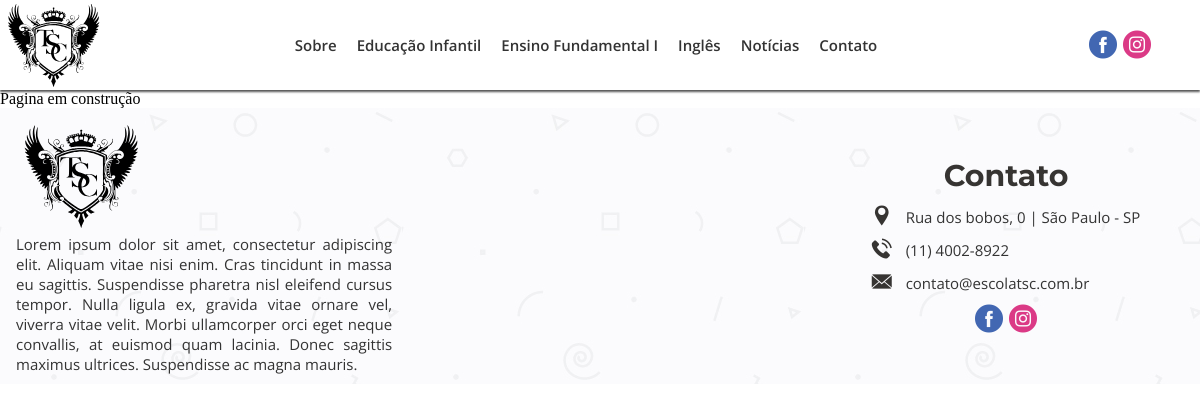
Before: /noticias with the older database file.
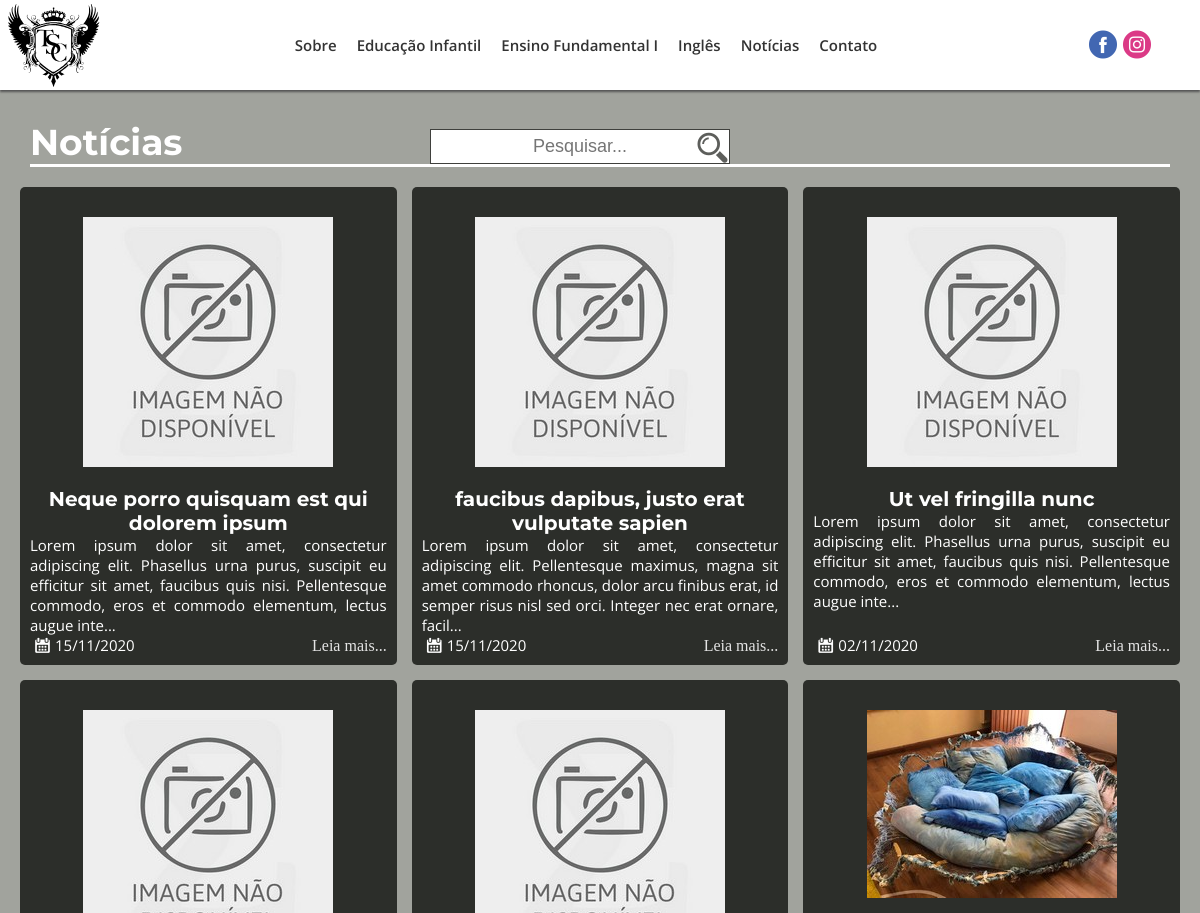
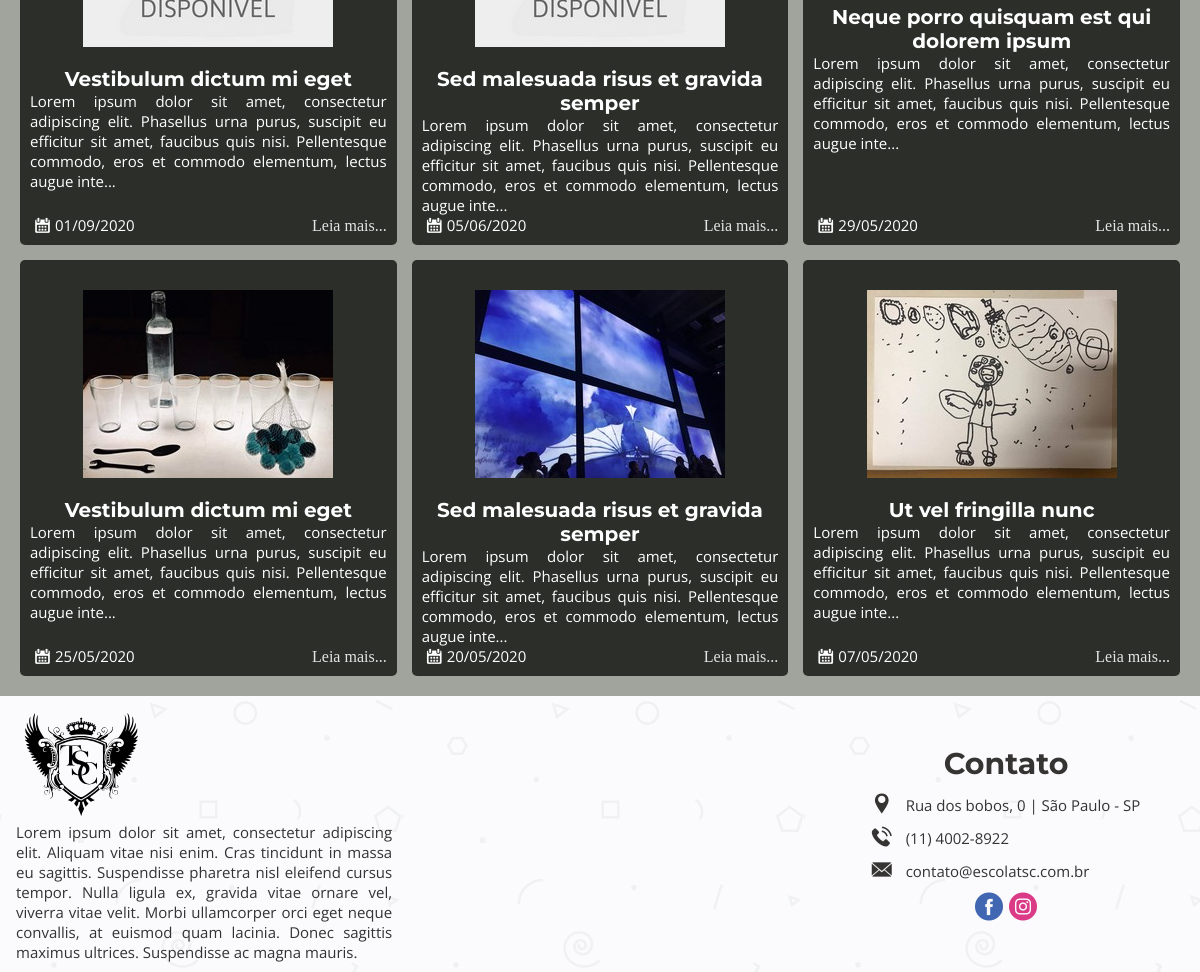
After: the same page with the newer database file (2 pictures, top to bottom).
### tables this page shows
CREATE TABLE `postagens` (
  `id_postagens` int(11) NOT NULL,
  `titulo_postagens` varchar(100) NOT NULL,
  `desc_postagens` text DEFAULT NULL,
  `conteudo_postagens` text NOT NULL,
  `tags_postagens` varchar(150) DEFAULT NULL,
  `data_criacao_postagens` date NOT NULL,
  `data_modificacao_postagens` date DEFAULT NULL,
  `total_visualizacao_postagens` int(11) DEFAULT 0,
  `ch_autor_postagens` int(11) NOT NULL,
  `status_postagens` int(11) NOT NULL,
  `url_postagens` varchar(200) NOT NULL,
  `categ_postagens` int(11) DEFAULT NULL,
  `capa_post` int(11) DEFAULT NULL
);

CREATE TABLE `midias` (
  `id_midias` int(11) NOT NULL,
  `caminho_midia` varchar(200) NOT NULL,
  `caminho_thumb_midia` varchar(200) DEFAULT NULL,
  `desc_midia` text DEFAULT NULL,
  `tags_midia` varchar(100) DEFAULT NULL,
  `ch_autor_midia` int(11) NOT NULL,
  `status_midias` int(11) NOT NULL,
  `data_criacao` date NOT NULL
);

### index.php (called while the page is built, shortened)
<?php
    require_once("_funcPHP/config.php");
    $url = strip_tags(trim(filter_input(INPUT_GET, "page", FILTER_DEFAULT))) == "" ? "home" : strip_tags(trim(filter_input(INPUT_GET, "page", FILTER_DEFAULT)));
    $contPag = new conteudoPost();
    $dadosPagina = $contPag->conteudoPag($url);
    $html = new esqueleto($dadosPagina);
    $html->html5();
?>

### _funcPHP/config.php (called while the page is built, shortened)
<?php
function autoLoadClasses($class) {
    $baseDiretorios = ['MySql', "_HTML"];
    $analise = null;
    foreach ($baseDiretorios as $nomeDiretorio):
        if (!$analise && file_exists(__DIR__ . "/$nomeDiretorio/$class.php")):
            $analise = true;
        endif;
    endforeach;
}

### _funcPHP/MySql/conexaoBD.php (called while the page is built)
<?php
class conexaoBD {
    public static $instance;
    private static $sql = "mysql:host=" . HOST . ";dbname=" . BANK;
    private static $user = USER;
    private static $pass = PASS;
    public static function getInstance() {
        if (!isset(self::$instance)) {
            self::$instance = new PDO(self::$sql, self::$user, self::$pass, array(PDO::MYSQL_ATTR_INIT_COMMAND => "SET NAMES utf8"));
            self::$instance->setAttribute(PDO::ATTR_ERRMODE, PDO::ERRMODE_EXCEPTION);
            self::$instance->setAttribute(PDO::ATTR_ORACLE_NULLS, PDO::NULL_EMPTY_STRING);
        }
        return self::$instance;
    }
}

### _funcPHP/MySql/conteudoPost.php (called while the page is built, shortened)
<?php
class conteudoPost extends conexaoBD {
    private $conect;
    function __construct() {
        $this->conect = conexaoBD::getInstance();
    }
    public function ConteudoPag($url){
        try {
            $sql = "SELECT * FROM postagens WHERE url_postagens = :url_postagens";
            $letsGo = $this->conect->prepare($sql);
            $letsGo->bindValue(":url_postagens",$url);
            $letsGo->execute();
            return  $letsGo->fetch(PDO::FETCH_ASSOC);
        } catch (Exception $e) {
            echo $e->getMessage();
        }
    }
    public function getAll($categoria){
        try{
            $sql="select m.caminho_midia, c.nome_categoria, p.titulo_postagens, p.desc_postagens, p.data_criacao_postagens, p.url_postagens, p.capa_post from postagens p left join postagens_midias pm on p.id_postagens = pm.fk_postagens left join midias m on m.id_midias = pm.fk_midias join categoria c on c.id_categoria = p.categ_postagens where c.nome_categoria = :categoria order by p.data_modificacao_postagens, p.data_criacao_postagens desc;";
            $letsGo = $this->conect->prepare($sql);
            $letsGo->bindValue(":categoria",$categoria);
            $letsGo->execute();
            return $letsGo->fetchAll(PDO::FETCH_ASSOC);
        }catch(Exception $e){
            echo $e->getMessage();
        }
    }
}

### _funcPHP/_HTML/categorias.php (the view)
<?php
class categorias{
    public function pgCat($id){
        $postagens = new conteudoPost();
        $url = trim( parse_url( $_SERVER['REQUEST_URI'] , PHP_URL_QUERY ));
        $url = str_replace("s=", "", $url);
        if(isset($url) && $url <> ""):
            $postagens = $postagens->search($url,$id);
        else:
            $postagens = $postagens->getAll($id);
        endif;
        $ctm = new conteudoMidias();
        if($id == "noticias"){
            $titulo = "Notícias";
        }else{
            $titulo = "Projetos";
        }
        $listBox = "";
        for($x=0; $x < count($postagens); $x++){
            $imagens = explode(".", $postagens[$x]["caminho_midia"]);
            if($postagens[$x]["caminho_midia"] <> ""){
                if(end($imagens) != "jpg"){
                    $postagens[$x]["caminho_midia"] = $imagens[0].".jpg";
                }
            }else{
                $postagens[$x]["caminho_midia"] = "sem_img.jpg";
            }
            if($postagens[$x]["capa_post"] != ""){
                $img = $ctm->getMidiaCapa($postagens[$x]["capa_post"]);
                $img = $img["caminho_midia"];
            }else{
                $img = $postagens[$x]["caminho_midia"];
            }
            $listBox .=
            "<div class='box-categ' id='".$id.$x."'>".
                "<a href='".strtolower(@$postagens[$x]["nome_categoria"])."/".@$postagens[$x]["url_postagens"]."' alt='".@$postagens[$x]["desc_postagens"]."'>".
                    "<div class='img-categ'>".
                        "<img src='_midiasM/_imagensM/_w250/".$img."' alt='".@$postagens[$x]["desc_postagens"]."'>".
                    "</div>".
                    "<div class='desc-categ'>".
                        "<h4>".@$postagens[$x]["titulo_postagens"]."</h4>".
                        "<p>".mb_strimwidth($postagens[$x]["desc_postagens"],0,200, "...")."</p>".
                    "</div>".
                    "<p class='data-post'><i class='flaticon-calendar'></i>".date("d/m/Y",strtotime(@$postagens[$x]["data_criacao_postagens"]))."</p>".
                    "<a class = 'leia-mais' href='".strtolower(@$postagens[$x]["nome_categoria"])."/".@$postagens[$x]["url_postagens"]."' alt='".@$postagens[$x]["desc_postagens"]."'>Leia mais...</a>".
                "</a>".
            "</div>";
        }
        $cat =
        "<section id='categorias' class='sec-4'>".
            "<div class='titulo'>".
                "<h3 class='tituloPagina'>".ucfirst($titulo)."</h3>".
                "<form action='' method='get'>".
                    "<input type='text' id='search' name='s' placeholder='Pesquisar...'>".
                    "<button><i class='flaticon-magnifier'></i></button>".
                "</form>".
            "</div>".
            "<div class='list-box'>".
                $listBox.
            "</div>".
        "</section>";
        return $cat;
    }
}

### _funcPHP/_HTML/esqueleto.php (shortened to what the changed rows need)
<?php
class esqueleto{
    private $conteudoPag;
    function __construct($dataPost){
        $this->conteudoPag = $dataPost;
    }
    public function html5(){
        $listaArquivos = new listarArquivos();
        $base =
        "<!DOCTYPE html5>".
        "<html lang = 'pt-br'>".
        "<head>".
            "<title>Escola TSC | ".ucfirst(@$this->conteudoPag["titulo_postagens"])."</title>".
            "<meta charset = 'UTF-8'/>".
            "<meta name='description' content='".@$this->conteudoPag["desc_postagens"]."'>".
            "<meta name='keywords' content='".@$this->conteudoPag["tags_postagens"]."'>".
            "<meta name='author' content='Antonio Walber - antoniowalber3000@hotmail.com.br'>".
            "<meta name='viewport' content='width=device-width, initial-scale=1.0'>".
            "<meta http-equiv='X-UA-Compatible' content='ie=edge'>".
            "<link rel='stylesheet' href='https://ajax.googleapis.com/ajax/libs/jqueryui/1.12.1/themes/smoothness/jquery-ui.css'>".
            "<link rel='shortcut icon' href='_midiasT/_imagensT/icon.ico' type='image/x-icon' />".
            $listaArquivos->listarCss().
        "</head>".
        "<body>".
        "<div id='container' class='pabx1'>".
            $this->cabecalho().
            "<div id = 'corpo-pagina'>".
                $this->paginacao().
            "</div>".
            $this->rodape().
        "</div>".
        "</body>".
        "</html>"
        ;
        echo $base;
    }
    private function cabecalho(){
        $contMenu = new conteudoMenu();
        $cabecalho =
        "<header id='cabecalho' class='pabx2'>".
            "<div id='logo' class='pabx3'>".
                "<a href='".URLBASE."' alt='pagina inicial do site'><img src='_midiasT/_imagensT/logo.svg' alt='logotipo escola primeira'/></a>".
            "</div>".
            "<div id='menu' class='pabx4'>".
                "<nav id='navegacao' class='pabx5'>".
                    "<input id='tab-nav' type='checkbox' class='tab-nav'/>".
                    "<label for='tab-nav' class='tab-nav-label'><i class='flaticon-menu-button-of-three-horizontal-lines'></i></label>".
                    "<menu id='corpo-menu' class='pabx6'>"
                        .$contMenu->ListaMenu().
                    "</menu>".
                "</nav>".
            "</div>".
            "<div id='redes-sociais' class='pabx8'>".
                "<a href='https://pt-br.facebook.com/' onmousemove=\"document.getElementById('balaof').style.display='block'\" onmouseout=\"document.getElementById('balaof').style.display='none'\" target='_blank' rel='noopener noreferrer' class='linkSocial'><i class='flaticon-facebook-logo-button socialMedia' id='facebook'></i></a>".
                "<a href='https://www.instagram.com/' onmousemove=\"document.getElementById('balaoi').style.display='block'\" onmouseout=\"document.getElementById('balaoi').style.display='none'\" target='_blank' rel='noopener noreferrer' class='linkSocial'><i class='flaticon-instagram socialMedia' id='instagram'></i></a>".
                "<div id='balaof' class='balao'><p>fb/escolatsc</p></div>".
                "<div id='balaoi' class='balao'><p>@escolatsc</p></div>".
            "</div>".
        "</header>";
        return $cabecalho;
    }
    private function paginacao(){
        $url = strip_tags(trim(filter_input(INPUT_GET, "page", FILTER_DEFAULT)));
        $url = $url == "" ? "home" : $url;
        if($this->conteudoPag == null){
            return "Pagina em construção";
        }else{
            if($this->conteudoPag["url_postagens"] == $url){
                if($url == "home"){
                    $pg = "";
                    $home = new home();
                    $pg .= $home->videoApresentacao();
                    $pg .= $home->mosaico("mosaico-ph");
                    $pg .= $home->descricaoVideo("sobre","descPrimeira","Escola","TSC");
                    $pg .= $home->noticiasRecentes("noticias");
                    $pg .= $home->descricaoVideo("ingles","descIngles","Programa","Bilíngue");
                    $pg .= $home->noticiasRecentes("projetos");
                    return $pg;
                }if($url == "educacao-infantil" || $url == "ensino-fundamental"){
                    $ms = new mosaico();
                    if($url == "educacao-infantil"){
                        $mosaico = $ms->mosaic("infantil");
                    }else{
                        $mosaico = $ms->mosaic("fundamental");
                    }
                    return $mosaico;
                }elseif($url == "noticias" || $url == "projetos"){
                    $pgcat = new categorias();
                    if($url == "noticias"){
                        $cat = $pgcat->pgCat("noticias");
                        return $cat;
                    }else{
                        $cat = $pgcat->pgCat("projetos");
                    }
                    return $cat;
                }elseif($url== "contato"){
                    return "Pagina em construção";
                }else{
                    ;
                }
            }
        }
    }
    private function rodape(){
        $contFooter = new conteudoFooter();
        $rodape =
        "<footer id='rodape' class='pabx9'>".
            "<div class='pabx10'>".
                "<div id='logo' class='pabx11'>".
                    "<a href='".URLBASE."' alt='Pagina inicial do site'><img src='_midiasT/_imagensT/logo.svg' alt='logotipo escola primeira'/></a>".
                "</div>".
                "<div class='pabx12' id='desc-footer'>".
                   "<a href='a-escola-primeira' alt='".$contFooter->descFooter()."'>" .$contFooter->descFooter(). "</a>".
                "</div>".
            "</div>".
            "<div class='pabx10' id='mapa-escola'>".
                "".
            "</div>".
            "<div class='pabx10' id='contact'>".
                "<div class='pabx15' id='title-contact'>".
                    "<h1>Contato</h1>".
                "</div>".
                "<div class='pabx15' id='infos-contact'>".
                    "<p><i class='flaticon-placeholder-black-shape-for-localization-on-maps'></i><a target='_blank' rel='noopener noreferrer' href='https://goo.gl/maps/AhcGYK8L1g5hPTFk7'> Rua dos bobos, 0 | São Paulo - SP</a></p>".
                    "<p><i class='flaticon-telephone'></i><a href='tel:1138424500'> (11) 4002-8922</a></p>".
                    "<p><i class='flaticon-close-envelope'></i><a href='mailto:contato@escolatsc.com.br'> contato@escolatsc.com.br</a></p>".
                "</div>".
                "<div class='pabx15' id='redes-sociais'>".
                    "<a href='https://pt-br.facebook.com/' target='_blank' rel='noopener noreferrer' class='linkSocial'><i class='flaticon-facebook-logo-button socialMedia' id='facebook'></i></a>".
                    "<a href='https://www.instagram.com/'  target='_blank' rel='noopener noreferrer' class='linkSocial'><i class='flaticon-instagram socialMedia' id='instagram'></i></a>".
                    "<div id='balaofc' class='balao'><p>fb/escola.primeira</p></div>".
                    "<div id='balaoic' class='balao'><p>@escolaprimeira</p></div>".
                "</div>".
            "</div>".
        "</footer>";
        return $rodape;
    }
}

Changed rows visible on the page:
added postagens: titulo_postagens "Neque porro quisquam est qui dolorem ipsum", desc_postagens "Lorem ipsum dolor sit amet, consectetur adipiscing elit. Phasellus urna purus, suscipit eu efficitur sit amet, faucibus quis nisi. Pellentesque commodo, eros et commodo elementum, lectus augue inte...", data_criacao_postagens "15/11/2020"
added postagens: titulo_postagens "faucibus dapibus, justo erat vulputate sapien", desc_postagens "Lorem ipsum dolor sit amet, consectetur adipiscing elit. Pellentesque maximus, magna sit amet commodo rhoncus, dolor arcu finibus erat, id semper risus nisl sed orci. Integer nec erat ornare, facil...", data_criacao_postagens "15/11/2020"
added postagens: titulo_postagens "Ut vel fringilla nunc", desc_postagens "Lorem ipsum dolor sit amet, consectetur adipiscing elit. Phasellus urna purus, suscipit eu efficitur sit amet, faucibus quis nisi. Pellentesque commodo, eros et commodo elementum, lectus augue inte...", data_criacao_postagens "02/11/2020"
added postagens: titulo_postagens "Vestibulum dictum mi eget", desc_postagens "Lorem ipsum dolor sit amet, consectetur adipiscing elit. Phasellus urna purus, suscipit eu efficitur sit amet, faucibus quis nisi. Pellentesque commodo, eros et commodo elementum, lectus augue inte...", data_criacao_postagens "01/09/2020"
added postagens: titulo_postagens "Sed malesuada risus et gravida semper", desc_postagens "Lorem ipsum dolor sit amet, consectetur adipiscing elit. Phasellus urna purus, suscipit eu efficitur sit amet, faucibus quis nisi. Pellentesque commodo, eros et commodo elementum, lectus augue inte...", data_criacao_postagens "05/06/2020"
now on this page (row unchanged): postagens: midias.caminho_midia (picture), titulo_postagens "Neque porro quisquam est qui dolorem ipsum", desc_postagens "Lorem ipsum dolor sit amet, consectetur adipiscing elit. Phasellus urna purus, suscipit eu efficitur sit amet, faucibus quis nisi. Pellentesque commodo, eros et commodo elementum, lectus augue inte...", data_criacao_postagens "29/05/2020"
now on this page (row unchanged): postagens: midias.caminho_midia (picture), titulo_postagens "Vestibulum dictum mi eget", desc_postagens "Lorem ipsum dolor sit amet, consectetur adipiscing elit. Phasellus urna purus, suscipit eu efficitur sit amet, faucibus quis nisi. Pellentesque commodo, eros et commodo elementum, lectus augue inte...", data_criacao_postagens "25/05/2020"
now on this page (row unchanged): postagens: midias.caminho_midia (picture), titulo_postagens "Sed malesuada risus et gravida semper", desc_postagens "Lorem ipsum dolor sit amet, consectetur adipiscing elit. Phasellus urna purus, suscipit eu efficitur sit amet, faucibus quis nisi. Pellentesque commodo, eros et commodo elementum, lectus augue inte...", data_criacao_postagens "20/05/2020"
now on this page (row unchanged): postagens: midias.caminho_midia (picture), titulo_postagens "Ut vel fringilla nunc", desc_postagens "Lorem ipsum dolor sit amet, consectetur adipiscing elit. Phasellus urna purus, suscipit eu efficitur sit amet, faucibus quis nisi. Pellentesque commodo, eros et commodo elementum, lectus augue inte...", data_criacao_postagens "07/05/2020"
Other visible differences:
$titulo: (not shown) → "Notícias"
$this->paginacao(): "Pagina em construção" → (not shown)
